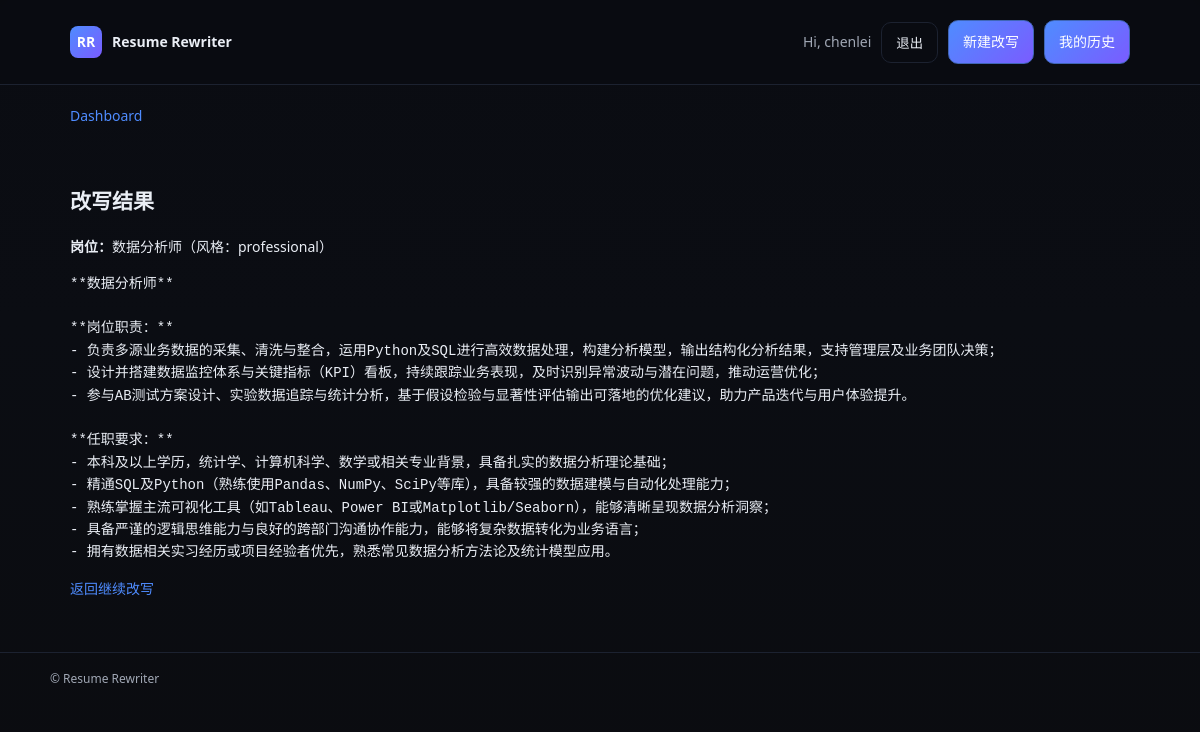
Page /result/1/ (signed in) on the committed database.
### resume/models.py (models this page shows)
class RewriteResult(models.Model):
    resume = models.ForeignKey(Resume, on_delete=models.CASCADE, related_name='results')
    target_role = models.CharField(max_length=120)
    job_description = models.TextField(blank=True, default='')
    tone = models.CharField(max_length=32, default='professional')
    provider = models.CharField(max_length=128, default='DummyProvider')
    output_text = models.TextField()
    tokens_used = models.IntegerField(blank=True, null=True)
    latency_ms = models.IntegerField(blank=True, null=True)
    created_at = models.DateTimeField(auto_now_add=True)

### resume/views.py (the view)
# urls.py: path('result/<int:pk>/', views.result, name='result'),
@login_required
def result(request, pk: int):
    rr = get_object_or_404(
        RewriteResult.objects.select_related('resume'),
        pk=pk,
        resume__owner=request.user
    )
    return render(request, 'resumes/result.html', {'rr': rr})

### templates/resumes/result.html (shortened to what this page needs)
{% extends 'resumes/base.html' %}
{% block content %}
<h2>改写结果</h2>
<p><strong>岗位：</strong>{{ rr.target_role }}（风格：{{ rr.tone }}）</p>
<pre style="white-space:pre-wrap">{{ rr.output_text }}</pre>
<a href="{% url 'resumes:dashboard' %}">返回继续改写</a>
{% endblock %}

### templates/resumes/base.html (shortened to what this page needs)
{% load static %}
<!doctype html>
<html lang="zh-CN">
<head>
  <link rel="stylesheet" href="{% static 'styles.css' %}">
</head>
<body class="app">
<header class="topbar">
  <div class="container topbar__inner">
    <div class="brand">
      <span class="logo">RR</span>
      <a class="brand__name" href="{% url 'resumes:dashboard' %}">Resume Rewriter</a>
    </div>
<nav class="nav">
  {% if user.is_authenticated %}
    <span class="nav__text">Hi, {{ user.username }}</span>
    <form method="post" action="{% url 'logout' %}" style="display:inline;">
      <button type="submit" class="btn btn--ghost">退出</button>
    </form>
    <a class="btn btn--primary" href="{% url 'resumes:debug_text_dashboard' %}">新建改写</a>
    <a class="btn btn--primary" href="{% url 'resumes:history' %}">我的历史</a>
  {% endif %}
</nav>
  </div>
</header>
{% block breadcrumbs %}
<div class="container breadcrumbs">
  <a href="{% url 'resumes:dashboard' %}">Dashboard</a>
</div>
{% endblock %}
<main class="container main">
  {% block content %}{% endblock %}
</main>
<footer class="footer">
  <div class="container footer__inner">
    <span>© {{ now|date:"Y" }} Resume Rewriter</span>
  </div>
</footer>
</body>
</html>

### static/styles.css (style rules this page uses)
:root { --bg:#0b0c0f; --panel:#101218; --panel-2:#0f1116; --text:#eaeef5; --muted:#a0a7b4; --primary:#4f8cff; --primary-600:#3b73e6; --border:#1c2230; --success:#1f9d62; --warning:#f6b400; --danger:#ff6b6b; --radius:14px; --shadow:0 10px 30px rgba(0,0,0,.25); --fz-12:12px; --fz-14:14px; --fz-16:16px; --fz-20:20px; --fz-24:24px; --fz-28:28px; }
* { box-sizing:border-box }
html,body { height:100% }
body.app { margin:0;background:linear-gradient(180deg,#0a0c12,#0b0d13 40%,#0b0c10);color:var(--text);font:14px/1.6 ui-sans-serif, system-ui, -apple-system, Segoe UI, Roboto, 'PingFang SC', 'Hiragino Sans GB', 'Microsoft Yahei', Arial }
a { color:var(--primary);text-decoration:none }
.container { max-width:1100px;margin:0 auto;padding:20px }
.topbar { position:sticky;top:0;background:rgba(10,12,16,.7);backdrop-filter:saturate(180%) blur(8px);border-bottom:1px solid var(--border);z-index:10 }
.topbar__inner { display:flex;align-items:center;justify-content:space-between }
.brand { display:flex;align-items:center;gap:10px }
.logo { display:inline-grid;place-items:center;width:32px;height:32px;border-radius:8px;background:linear-gradient(135deg,#4f8cff,#7a5cff);color:#fff;font-weight:700 }
.brand__name { color:var(--text);font-weight:700 }
.nav { display:flex;align-items:center;gap:10px }
.nav__text { color:var(--muted) }
.btn { display:inline-flex;align-items:center;justify-content:center;gap:8px;padding:10px 14px;border-radius:10px;border:1px solid transparent;cursor:pointer;transition:.15s all }
.btn--primary { background:linear-gradient(135deg,#4f8cff,#7a5cff);color:#fff;border-color:#4066b6 }
.btn--ghost { background:transparent;border-color:var(--border);color:var(--text) }
.footer { margin-top:32px;border-top:1px solid var(--border) }
.footer__inner { padding:16px 0;color:var(--muted);font-size:var(--fz-12) }

### rows in the picture
RewriteResult: target_role "数据分析师", tone "professional", output_text "**数据分析师** **岗位职责：** - 负责多源业务数据的采集、清洗与整合，运用Python及SQL进行高效数据处理，构建分析模型，输出结构化分析结果，支持管理层及业务团队决策； - 设计并搭建数据监控体系与关键指标（KPI）看板，持续跟踪业务表现，及时识别异常波动与潜在问题，推动运营优化； - 参与AB测试方案设计、实验数据追踪与统计分析，基于假设检验与显著性评估输出可落地的优化建议，助力产品迭代与用户体验提升。 **任职要求：** - 本科及以上学历，统计学、计算机科学、数学或相关专业背景，具备扎实的数据分析理论基础； - 精通SQL及Python（熟练使用Pandas、NumPy、SciPy等库），具备较强的数据建模与自动化处理能力； - 熟练掌握主流可视化工具（如Tableau、Power BI或Matplotlib/Seaborn），能够清晰呈现数据分析洞察； - 具备严谨的逻辑思维能力与良好的跨部门沟通协作能力，能够将复杂数据转化为业务语言； - 拥有数据相关实习经历或项目经验者优先，熟悉常见数据分析方法论及统计模型应用。"

### other values in the picture
{{ user.username }} "chenlei"
